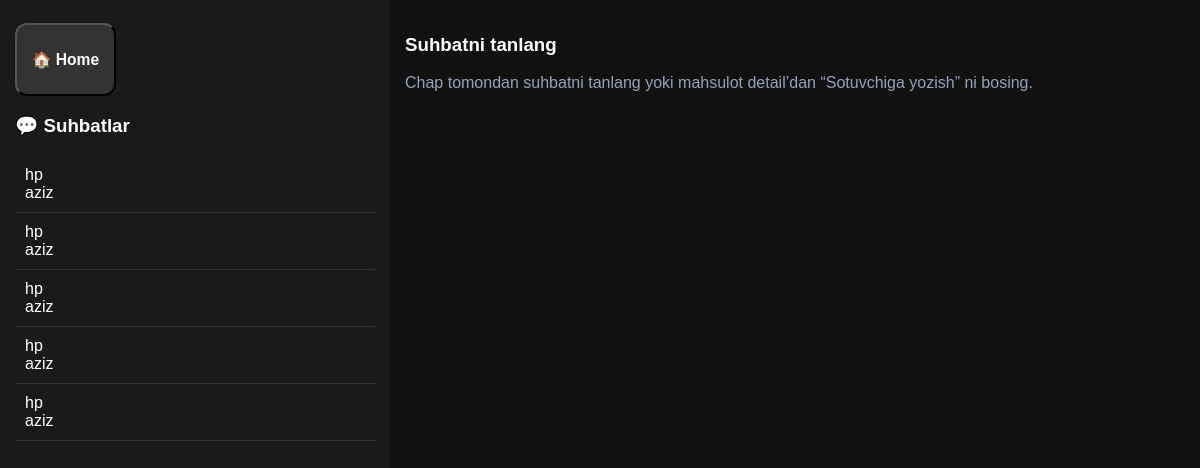
/messages/ (signed in), run on an earlier commit of the app's database.
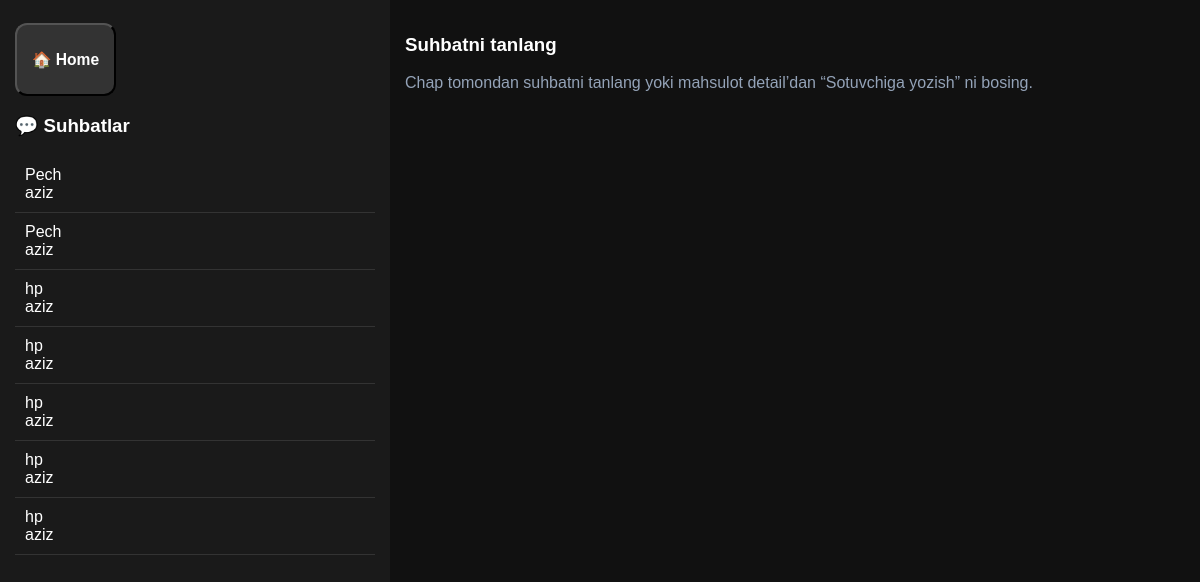
And on a later commit of the database.
### users/models.py (models this page shows, shortened)
class Xabar(models.Model):
    product = models.ForeignKey(Product, on_delete=models.CASCADE)
    sender = models.ForeignKey(CustomUser,  related_name="sent", on_delete=models.CASCADE)
    receiver = models.ForeignKey(CustomUser,  related_name="received", on_delete=models.CASCADE)
    text = models.TextField()
    created_at = models.DateTimeField(auto_now_add=True)

class CustomUser(AbstractUser):
    class Roli(models.TextChoices):
        customeer = "customer", "Customer"
        seller = "seller", "Seller"
        admin = "admin", "admin"
    role = models.CharField(max_length=20, choices=Roli.choices, default=Roli.customeer)
    email = models.EmailField(unique=True)
    phone = models.CharField(max_length=20, null=True, blank=True)
    image = models.ImageField(upload_to="user_images/", null=True, blank=True)

### products/models.py (models this page shows, shortened)
class Product(models.Model):
    category = models.ForeignKey(Category, on_delete=models.CASCADE, related_name="products")
    title = models.CharField(max_length=100)
    desc = models.TextField()
    price = models.DecimalField(max_digits=12, decimal_places=2)
    image = models.ImageField(upload_to="product_images/", null=True, blank=True)
    created_by = models.ForeignKey(settings.AUTH_USER_MODEL, on_delete=models.SET_NULL, null=True, blank=True)
    created_at = models.DateTimeField(auto_now_add=True)

### users/views.py (the view, shortened to what this page needs)
# urls.py: path("messages/", views.messages_view, name="messages"),
@login_required
def messages_view(request, product_id=None, user_id=None):
    User = get_user_model()
    me = request.user
    conversations = Xabar.objects.filter(Q(sender=me) | Q(receiver=me)).order_by("-created_at")
    product = None
    other = None
    chat_messages = Xabar.objects.none()
    if product_id and user_id:
        product = get_object_or_404(Product, id=product_id)
        other = get_object_or_404(User, id=user_id)
        chat_messages = Xabar.objects.filter(product=product).filter(
            Q(sender=me, receiver=other) | Q(sender=other, receiver=me)
        ).order_by("created_at")
    form = XabarForm(request.POST or None)
    return render(request, "shop/messages.html", {
        "conversations": conversations,
        "chat_messages": chat_messages,
        "form": form,
        "product": product,
        "other": other,
    })

### templates/shop/messages.html (shortened to what this page needs)
<!doctype html>
<html lang="uz">
<head>
</head>
<body>
<div class="container">
  <div class="left">
      <button  class="btnhome"><h3><a href="{% url 'home' %}">🏠 Home</a></h3></button>
    <h3>💬 Suhbatlar</h3>
    {% for x in conversations %}
      <div class="convo">
        {% if x.sender == request.user %}
          <a href="{% url 'messages' x.product.id x.receiver.id %}">
            {{ x.product.title }} <br>
            {{ x.receiver.username }}
          </a>
        {% else %}
          <a href="{% url 'messages' x.product.id x.sender.id %}">
            {{ x.product.title }} <br>
            {{ x.sender.username }}
          </a>
        {% endif %}
      </div>
    {% empty %}
      <p class="empty">Hali xabar yo‘q</p>
    {% endfor %}
  </div>
  <div class="right">
    {% if product and other %}
      <div class="chat">
        <h3>{{ other.username }} — {{ product.title }}</h3>
        {% for m in chat_messages %}
          <div class="msg {% if m.sender == request.user %}me{% endif %}">
            <b>{{ m.sender.username }}:</b> {{ m.text }}
          </div>
        {% empty %}
          <p class="empty">Hali xabar yo‘q. Birinchi bo‘lib yozing 🙂</p>
        {% endfor %}
      </div>
      <form method="post" style="padding:15px;">
        {% csrf_token %}
        {{ form.text }}
        <button type="submit">Yuborish</button>
      </form>
    {% else %}
      <div class="chat">
        <h3>Suhbatni tanlang</h3>
        <p class="empty">Chap tomondan suhbatni tanlang yoki mahsulot detail’dan “Sotuvchiga yozish” ni bosing.</p>
      </div>
    {% endif %}
  </div>
</div>
</body>
</html>

What changed in the data, as far as the page shows it:
added Xabar: product "Pech", receiver.username "aziz"
added Xabar: product "Pech", sender.username "aziz"
